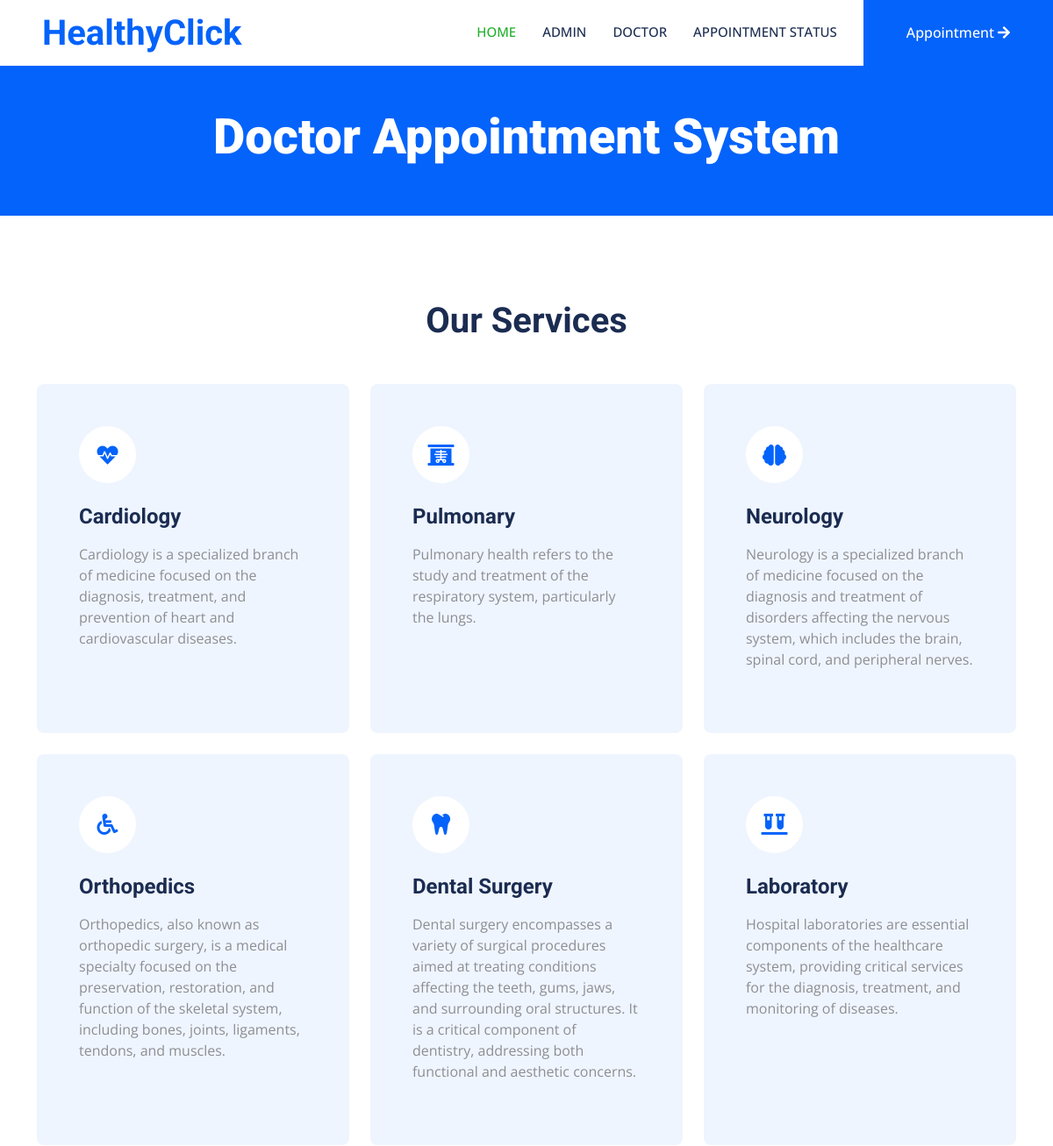
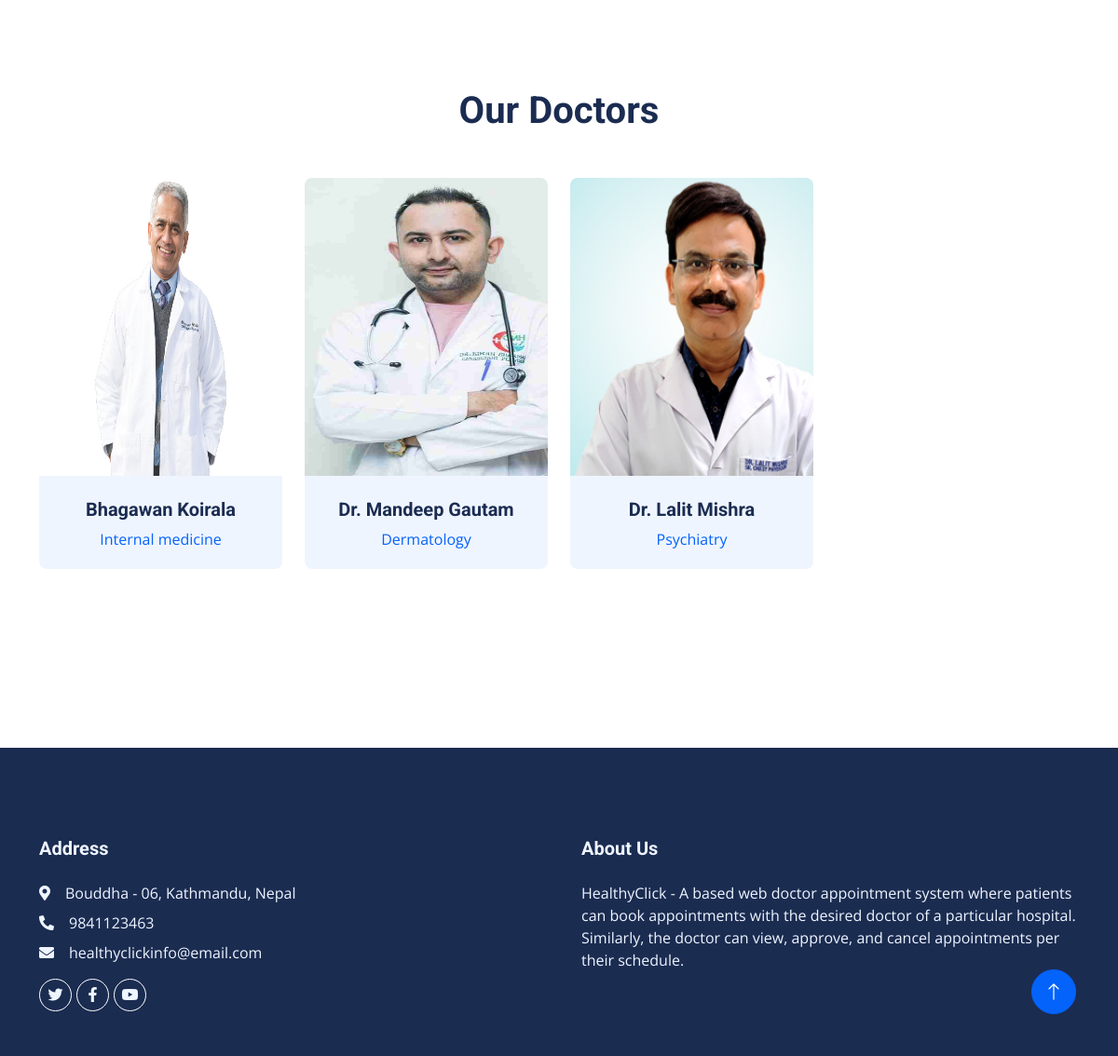
The page / on the database its author committed (2 pictures, top to bottom).
### dasapp/models.py (models this page shows, shortened)
class Page(models.Model):
    pagetitle = models.CharField(max_length=250)
    address = models.CharField(max_length=250)
    aboutus = models.TextField()
    email = models.EmailField(max_length=200)
    mobilenumber = models.IntegerField(default=0)
    created_at = models.DateTimeField(auto_now_add=True)
    updated_at = models.DateTimeField(auto_now=True)

class DoctorReg(models.Model):
    admin = models.OneToOneField(CustomUser, on_delete=models.CASCADE, null=True, blank=True)
    mobilenumber = models.CharField(max_length=11)
    specialization_id = models.ForeignKey(Specialization, on_delete=models.CASCADE)
    regdate_at = models.DateTimeField(auto_now_add=True)
    updated_at = models.DateTimeField(auto_now=True)

class CustomUser(AbstractUser):
    USER = {
        (1, "admin"),
        (2, "doc"),
    }
    user_type = models.CharField(choices=USER, max_length=50, default=1)
    profile_pic = models.ImageField(upload_to="profile_pics/", blank=True, null=True)

class Specialization(models.Model):
    sname = models.CharField(max_length=200)
    created_at = models.DateTimeField(auto_now_add=True)
    updated_at = models.DateTimeField(auto_now=True)

### docappsystem/userviews.py (the view)
# urls.py: path("", userviews.Index, name="index"),
def Index(request):
    doctorview = DoctorReg.objects.all()
    page = Page.objects.all()
    context = {
        "doctorview": doctorview,
        "page": page,
    }
    return render(request, "index.html", context)

### templates/index.html (shortened to what this page needs)
{% extends 'userbase.html' %}
{% load static %}
{% block content %}
<div class="container-fluid header bg-primary p-0 mb-5">
    <div class="row g-0 align-items-center flex-column-reverse flex-lg-row">
        <div class="col-lg-15 p-5 wow fadeIn" data-wow-delay="0.1s"> {% comment %} change text aligmnet from here {% endcomment %}
            <center><h1 class="display-4 text-white mb-8">Doctor Appointment System</h1></center>
        </div>
    </div>
</div>
                {% for i in page %}
<div class="container-xxl py-5">
    <div class="container">
        <div class="text-center mx-auto mb-5 wow fadeInUp" data-wow-delay="0.1s" style="max-width: 600px;">
            <h1>Our Services</h1>
        </div>
        <div class="row g-4">
            <div class="col-lg-4 col-md-6 wow fadeInUp" data-wow-delay="0.1s">
                <div class="service-item bg-light rounded h-100 p-5">
                    <div class="d-inline-flex align-items-center justify-content-center bg-white rounded-circle mb-4" style="width: 65px; height: 65px;">
                        <i class="fa fa-heartbeat text-primary fs-4"></i>
                    </div>
                    <h4 class="mb-3">Cardiology</h4>
                    <p class="mb-4">Cardiology is a specialized branch of medicine focused on the diagnosis, treatment,
                        and prevention of heart and cardiovascular diseases. </p>
                </div>
            </div>
            <div class="col-lg-4 col-md-6 wow fadeInUp" data-wow-delay="0.3s">
                <div class="service-item bg-light rounded h-100 p-5">
                    <div class="d-inline-flex align-items-center justify-content-center bg-white rounded-circle mb-4" style="width: 65px; height: 65px;">
                        <i class="fa fa-x-ray text-primary fs-4"></i>
                    </div>
                    <h4 class="mb-3">Pulmonary</h4>
                    <p class="mb-4">Pulmonary health refers to the study and treatment of the respiratory system, particularly the lungs.</p>
                </div>
            </div>
            <div class="col-lg-4 col-md-6 wow fadeInUp" data-wow-delay="0.5s">
                <div class="service-item bg-light rounded h-100 p-5">
                    <div class="d-inline-flex align-items-center justify-content-center bg-white rounded-circle mb-4" style="width: 65px; height: 65px;">
                        <i class="fa fa-brain text-primary fs-4"></i>
                    </div>
                    <h4 class="mb-3">Neurology</h4>
                    <p class="mb-4">Neurology is a specialized branch of medicine focused on the diagnosis and treatment of disorders affecting the nervous system, which includes the brain, spinal cord, and peripheral nerves.</p>
                </div>
            </div>
            <div class="col-lg-4 col-md-6 wow fadeInUp" data-wow-delay="0.1s">
                <div class="service-item bg-light rounded h-100 p-5">
                    <div class="d-inline-flex align-items-center justify-content-center bg-white rounded-circle mb-4" style="width: 65px; height: 65px;">
                        <i class="fa fa-wheelchair text-primary fs-4"></i>
                    </div>
                    <h4 class="mb-3">Orthopedics</h4>
                    <p class="mb-4">Orthopedics, also known as orthopedic surgery, is a medical specialty focused on the preservation, restoration, and function of the skeletal system, including bones, joints, ligaments, tendons, and muscles.</p>
                </div>
            </div>
            <div class="col-lg-4 col-md-6 wow fadeInUp" data-wow-delay="0.3s">
                <div class="service-item bg-light rounded h-100 p-5">
                    <div class="d-inline-flex align-items-center justify-content-center bg-white rounded-circle mb-4" style="width: 65px; height: 65px;">
                        <i class="fa fa-tooth text-primary fs-4"></i>
                    </div>
                    <h4 class="mb-3">Dental Surgery</h4>
                    <p class="mb-4">Dental surgery encompasses a variety of surgical procedures aimed at treating conditions affecting the teeth, gums, jaws, and surrounding oral structures.
                        It is a critical component of dentistry, addressing both functional and aesthetic concerns.</p>
                </div>
            </div>
            <div class="col-lg-4 col-md-6 wow fadeInUp" data-wow-delay="0.5s">
                <div class="service-item bg-light rounded h-100 p-5">
                    <div class="d-inline-flex align-items-center justify-content-center bg-white rounded-circle mb-4" style="width: 65px; height: 65px;">
                        <i class="fa fa-vials text-primary fs-4"></i>
                    </div>
                    <h4 class="mb-3">Laboratory</h4>
                    <p class="mb-4">Hospital laboratories are essential components of the healthcare system, providing
                        critical services for the diagnosis, treatment, and monitoring of diseases.
                    </p>
                </div>
            </div>
        </div>
    </div>
</div>
<div class="container-xxl py-5">
    <div class="container">
        <div class="text-center mx-auto mb-5 wow fadeInUp" data-wow-delay="0.1s" style="max-width: 600px;">
            <h1>Our Doctors</h1>
        </div>
        <div class="row g-4">
            {% for i in doctorview %}
            <div class="col-lg-3 col-md-6 wow fadeInUp" data-wow-delay="0.1s">
                <div class="team-item position-relative rounded overflow-hidden">
                    <div class="overflow-hidden">
                        <img src="{{i.admin.profile_pic.url}}" alt="" width="300" height="320">
                    </div>
                    <div class="team-text bg-light text-center p-4">
                        <h5>{{i.admin.first_name }} {{ i.admin.last_name}}</h5>
                        <p class="text-primary">{{i.specialization_id.sname}}</p>
                    </div>
                </div>
            </div>{% endfor %}
        </div>
    </div>
</div>
<div class="container-xxl py-5">
         {% endfor %}
    </div>
{% endblock %}

### templates/userincludes/footer.html
{% load static %}
<div class="container-fluid bg-dark text-light footer mt-5 pt-5 wow fadeIn" data-wow-delay="0.1s">
    <div class="container py-5">
        <div class="row g-5">
            <div class="col-lg-6 col-md-6">
                <h5 class="text-light mb-4">Address</h5>
                {% for i in page %}
                <p class="mb-2"><i class="fa fa-map-marker-alt me-3"></i>{{i.address}}</p>
                <p class="mb-2"><i class="fa fa-phone-alt me-3"></i>{{i.mobilenumber}}</p>
                <p class="mb-2"><i class="fa fa-envelope me-3"></i>{{i.email}}</p>{% endfor %}
                <div class="d-flex pt-2">
                    <a class="btn btn-outline-light btn-social rounded-circle" href=""><i class="fab fa-twitter"></i></a>
                    <a class="btn btn-outline-light btn-social rounded-circle" href=""><i class="fab fa-facebook-f"></i></a>
                    <a class="btn btn-outline-light btn-social rounded-circle" href=""><i class="fab fa-youtube"></i></a>
                </div>
            </div>
            <div class="col-lg-6 col-md-6">
                <h5 class="text-light mb-4">About Us</h5>
                {% for i in page %}
                {{ i.aboutus }}{% endfor %}
            </div>
        </div>
    </div>
</div>
<a href="#" class="btn btn-lg btn-primary btn-lg-square rounded-circle back-to-top"><i class="bi bi-arrow-up"></i></a>

### static/css/style.css (style rules this page uses)
:root { --primary: #21af2b; --light: #EFF5FF; --dark: #1B2C51; }
.back-to-top { position: fixed; display: none; right: 45px; bottom: 45px; z-index: 99; }
.btn { font-weight: 500; transition: .5s; }
.btn.btn-primary, .btn.btn-secondary { color: #FFFFFF; }
.btn-lg-square { width: 48px; height: 48px; }
.btn-square, .btn-sm-square, .btn-lg-square { padding: 0; display: flex; align-items: center; justify-content: center; font-weight: normal; }
.service-item { transition: .5s; }
.team-item img { position: relative; top: 0; transition: .5s; }
.team-item .team-text { position: relative; height: 100px; transition: .5s; }
.footer .btn.btn-social { margin-right: 5px; width: 35px; height: 35px; display: flex; align-items: center; justify-content: center; color: var(--light); border: 1px solid #FFFFFF; transition: .3s; }

### rows shown on the page
Page: address "Bouddha - 06, Kathmandu, Nepal", mobilenumber "9841123463", email "healthyclickinfo@email.com", aboutus "HealthyClick - A based web doctor appointment system where patients can book appointments with the desired doctor of a particular hospital. Similarly, the doctor can view, approve, and cancel appointments per their schedule."
DoctorReg: admin.profile_pic (picture), admin.first_name "Bhagawan", admin.last_name "Koirala", specialization_id.sname "Internal medicine"
DoctorReg: admin.profile_pic (picture), admin.first_name "Dr. Mandeep", admin.last_name "Gautam", specialization_id.sname "Dermatology"
DoctorReg: admin.profile_pic (picture), admin.first_name "Dr. Lalit", admin.last_name "Mishra", specialization_id.sname "Psychiatry"
